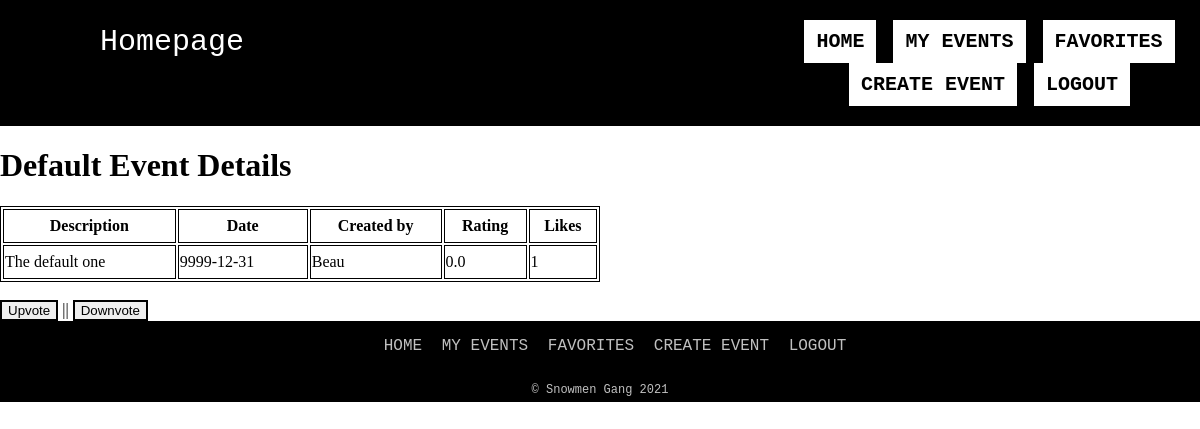
Screenshot of /events/180818 (signed in) with the database file from the repository.
### models.py (models this page shows, shortened)
class Event(db.Model):
    event_id = db.Column("Event_ID", db.Integer, primary_key=True)
    date = db.Column("Date", db.String(10))
    name = db.Column("Name", db.String(75))
    rating = db.Column("Rating", db.Float)
    user = db.Column("User", db.String(50))
    reports = db.Column("Reports", db.Integer)
    desc = db.Column("Description", db.String(500))
    likes = db.Column("Likes", db.Integer)
    filename = db.Column("filename", db.String(150), nullable=False, server_default='default.png')
    user_id = db.Column(db.Integer(), db.ForeignKey("user.User_ID"), nullable=False)
    events_attending = db.relationship("RSVP", backref="event",cascade="all, delete-orphan", lazy=True)

### routes.py (the view, shortened to what this page needs)
@app.route('/events/<e_id>', methods = ['GET', 'POST'])
def get_event(e_id):
    eventExists = db.session.query(Event).filter_by(event_id=e_id).first()
    if session.get('user') and eventExists:
        hasLiked = db.session.query(Likes).filter_by(event_id=eventExists.event_id).first()
        if request.method == 'POST' and ('downvote' in request.form):
            eventExists.likes -= 1
            if hasLiked:
                db.session.delete(hasLiked)
                db.session.commit()
            return redirect(url_for('get_event', e_id=eventExists.event_id))
        return render_template('EventInfo.html', user=session['user'], event=eventExists)
    elif session.get('user') and (not eventExists):
        return redirect(url_for('listEvents'))
    else:
        return redirect(url_for('login'))

### Templates/EventInfo.html (shortened to what this page needs)
<!DOCTYPE html>
<html lang="en">
<head>
	<link rel="stylesheet" href="{{ url_for('static', filename='header_footer.css') }}">
	<link rel="stylesheet" href="{{ url_for('static', filename='EventInfo.css') }}">
</head>
<body>
	<div class="wrapper">
		<header>
			<div class="topnav">
				<a href="#" class="page-title">Homepage</a>
				<nav class="nav-ul">
					<ul class="nav-ul-center">
						<li><a href="{{url_for('index') }}">Home</a></li>
						<li><a href="{{url_for('my_events') }}">My Events</a></li>
						<li><a href="{{url_for('favorite_events') }}">Favorites</a></li>
						<li><a href="{{url_for('new_event') }}" >Create Event</a></li>
						{% if user%}
						<li>
							<a href = "{{url_for('logout') }}">Logout</a>
						</li>
						{%else%}
						<li><a href = "{{url_for('login') }}">Sign in</a></li>
						<li><a href = "{{url_for('register') }}">Register</a></li>
						{% endif%}
					</ul>
				</nav>
			</div>
		</header>
	<main>
		<h1>{{event.name}} Details</h1>
        <table>
            <tr>
                <th>Description</th>
                <th>Date</th>
                <th>Created by</th>
                <th>Rating</th>
				<th>Likes</th>
            </tr>
            <tr>
                <td>{{ event.desc }}</td>
                <td>{{ event.date }}</td>
                <td>{{ event.user}}</td>
                <td>{{ event.rating}}</td>
				<td>{{ event.likes}}</td>
            </tr>
        </table>
		<br>
      <form method = "post">
          <input type="submit" name="upvote" value="Upvote" /> ||
  		 <input type="submit" name="downvote" value="Downvote" />
      </form>
	</main>
	<footer>
		<div class="botnav">
			<nav class="nav-ul">
				<ul>
					<li><a href="{{url_for('index') }}">Home</a></li>
					<li><a href="{{url_for('my_events') }}">My Events</a></li>
					<li><a href="{{url_for('favorite_events') }}">Favorites</a></li>
					<li><a href="{{url_for('new_event') }}" >Create Event</a></li>
					{% if user%}
						<li>
							<a href = "{{url_for('logout') }}">Logout</a>
						</li>
						{%else%}
						<li><a href = "{{url_for('login') }}">Sign in</a></li>
						<li><a href = "{{url_for('register') }}">Register</a></li>
						{% endif%}
				</ul>
			</nav>
			<p id="copyright">&copy; Snowmen Gang 2021</p>
		</div>
	</footer>
	</div>
</body>
</html>

### Static/header_footer.css (style rules this page uses)
body { margin: 0; }
nav li { display: inline-block; }
nav a { display: block; }
header, footer { font-family: 'Courier New', monospace; background-color: black; color: black; font-size: 20px; width: 100%; margin-left: auto; margin-right: auto; }
.page-title { font-size: 30px; color: white; float: left; margin-left: 100px; padding-top: 25px; text-decoration: none; }
.nav-ul { list-style: none; margin: 0; padding: 0; overflow: hidden; text-transform: uppercase; }
header .nav-ul ul { text-align: center; margin-left: 500px; }
header .nav-ul ul li { list-style: none; display: inline-block; }
header .nav-ul li a { color: black; background-color: white; font-weight: bold; margin-right: 5px; text-decoration: none; padding: 10px 12px; }
footer .nav-ul ul { font-size: 16px; text-align: center; top: 0; }
footer .nav-ul li a { text-decoration: none; padding-right: 10px; color: #C0C0C0; }
#copyright { text-align: center; color: #C0C0C0; font-size: 12px; padding-bottom: 5px; }

### Static/EventInfo.css (style rules this page uses)
table, th, td { border: 1px solid black; height: 30px; }
input[type=submit] { border-style: double; }
table { width: 50%; }

### rows the page displays
Event: name "Default Event", desc "The default one", date "9999-12-31", user "Beau", rating "0.0", likes "1"
